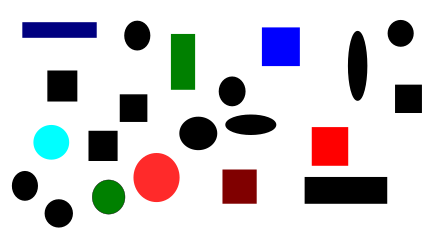
#> input picture EDA/Practices/Pr6/ejemplo_color.png, 433 x 232 px
$ jupyter execute --allow-errors Practica6.ipynb   (shell and % lines are left out)
#> lines starting #> are read from the running program, lines starting #| are printed output that depends on the picture
<h1 align="center">Práctica 6. MF-sets</h1>
<h3 style="display:block; margin-top:5px;" align="center">Estructuras de datos</h3>
<h3 style="display:block; margin-top:5px;" align="center">2026-2027</h3>
<h3 style="display:block; margin-top:5px;" align="center">Universitat Politècnica de València</h3>
<br>

**Pon/poned aquí tú/vuestros nombre(s):**
Aleksey Odnokloubov

## Índice
- ### [Introducción y objetivos](#intro)
- ### [Actividad 1: Contar componentes 4-conectadas y el nº pixels.](#act1)
- ### [Actividad 2: Obtener las *bounding boxes*](#act2)
- ### [Actividad 3: (ampliación opcional) Clasificar figuras](#act3)

<a id='intro'></a>
## Introducción: Objetivos de la práctica

El objetivo de esta práctica es utilizar la estructura de datos [MF-sets](https://en.wikipedia.org/wiki/Disjoint-set_data_structure) para contabilizar el número de manchas de tinta [4-conectadas](https://en.wikipedia.org/wiki/Pixel_connectivity#4-connected) en una imagen (en blanco y negro, aunque se podría trabajar con escalas de gris o color) y algunas de sus características (nº de píxels y la caja que las engloba o [bounding box](https://en.wikipedia.org/wiki/Minimum_bounding_rectangle)). Esta tarea está muy relacionada con un problema llamado [Connected-component labeling (enlace a wikipedia)](https://en.wikipedia.org/wiki/Connected-component_labeling).

### Etiquetado de componentes conexas (connected-component labeling)

Este problema, muy útil en el campo de [Computer vision](https://en.wikipedia.org/wiki/Computer_vision), consiste en etiquetar los pixels de una imagen de manera que todos los pixels de cada componente 4-conectada de la imagen compartan una misma etiqueta (y que cada componente tenga una etiqueta diferente).

En la figura siguiente puedes ver la diferencia entre 8-conectado (izquierda) y 4-conectado (derecha):

> **Nota:** En esta práctica solamente vamos a trabajar con componentes 4-conectadas, pero no sería difícil adaptarlo al caso de imágenes 8-conectadas, bastaría con considerar también los vecinos en diagonal.

La siguiente figura ilustra el *Connected-component labeling*:

- A la izquierda tenemos la imagen original en blanco y negro de la que queremos identificar sus componentes 4-conectadas y asociarles un identificador único.
- A su derecha vemos la misma imagen donde, a cada pixel, se le ha asociado una etiqueta (1,2,4,5,7) de modo que cada componente 4-conectada tiene todos sus pixels con la misma etiqueta.

Existen varias formas de resolver este problema. Se podrían utilizar [algoritmos de recorridos de grafos](https://en.wikipedia.org/wiki/Graph_traversal#Graph_traversal_algorithms) como el [BFS](https://en.wikipedia.org/wiki/Breadth-first_search) o el [DFS](https://en.wikipedia.org/wiki/Depth-first_search), pero en esta práctica vamos a utilizar MF-sets y, más concretamente, el algoritmo de [Hoshen-Kopelman](https://en.wikipedia.org/wiki/Hoshen%E2%80%93Kopelman_algorithm)

La idea del algoritmo de Hoshen-Kopelman consiste en recorrer toda la imagen de arriba a abajo y, para cada fila, de izquierda a derecha. Nos detenemos únicamente en los pixels de tinta, que llamaremos el pixel *actual* en la descripción que sigue. Dado el pixel actual, observamos a dos de sus vecinos:

- El pixel que está **arriba** del actual.
- El pixel que está a la **izquierda** del actual.

> **Cuestión:** ¿Por qué es suficiente ver esos 2 pixels y no se comprueba el que tiene debajo ni el que tiene a su derecha?
> Porque como vamos recorriendo cada fila de arriba abajo entonces solo nos hace falta mirar estas dos para ver si están conectadas a las de más.

Entonces pueden suceder estos tres casos:

1. **Ninguno de los pixels vecinos tiene tinta:** En ese caso asociamos al pixel actual un identificador/etiqueta nuevo/a. Para ello podemos tener un contador con el que ir generando  identificadores (devolvemos ese valor y luego incrementamos el contador).
2. **Solamente uno de los vecinos tiene tinta, el otro no:** Copiamos el identificador/etiqueta del vecino al pixel actual.
3. **Los dos vecinos tienen tinta:** en ese caso nos copiamos uno de los dos identificadores pero, además, queremos que ambos identificadores se consideren a partir de ahora como formando parte de la misma componente 4-conectada. Si los dos vecinos tienen tinta, asignamos al píxel actual una de las dos etiquetas. Además, si las etiquetas pertenecen a clases de equivalencia diferentes, debemos fusionar dichas clases mediante la operación `merge` del MF-set.

Veamos cómo cargar una imagen en Python y qué aspecto tendría el algoritmo que etiqueta los pixels:

## Cómo cargar y manipular imágenes con la biblioteca `PIL.Image`:

El módulo `PIL` [(ver el siguiente enlace)](https://pillow.readthedocs.io/en/stable/) permite cargar, manipular y guardar imágenes en diferentes formatos. Veamos cómo cargar una imagen, lo primero es importarlo:

[cell 1]
import matplotlib.pyplot as plt
from PIL import Image

Ahora vamos a utilizar la clase `Image` de la biblioteca [PIL](https://pillow.readthedocs.io/en/3.1.x/reference/Image.html). Lo más sencillo es cargar una imagen con `Image.open`:

[cell 2]
img = Image.open("ejemplo_color.png")
#> img is the input picture: PIL image 433x232 RGBA; mean R, G, B, A 209.5, 206, 208.4, 255
plt.figure(dpi=125) # para que lo muestre un poco más grande
plt.imshow(img)
print(type(img))
#| <class 'PIL.PngImagePlugin.PngImageFile'>
p = img.load() # pixel access
print(type(p))
#| <class 'PixelAccess'>

Veamos cómo se puede obtener el tamaño de la imagen:

[cell 3]
width, height = img.size
print(f'imagen de talla {width} de ancho por {height} de alto')
#| imagen de talla 433 de ancho por 232 de alto

Podemos consultar el contenido de la imagen con el método `getpixel` o directamente con `[h,v]` aplicado a un objeto *pixel access*. El método `getpixel` recibe un sólo parámetro con una coordenada (una tupla) y devuelve un valor que depende del modo de la imagen. Para ver el modo de la imagen podemos hacer esto:

[cell 4]
print(f'imagen con modo {img.mode}')
#| imagen con modo RGBA

Al tratarse del modo RGBA cada pixel vendrá dado por una tupla con 4 valores:

[cell 5]
coordenada = (275,47)
pixel = img.getpixel(coordenada)
#> pixel = (0, 0, 255, 255)
print(pixel) # (0, 0, 255, 255) color azul
#| (0, 0, 255, 255)
pixel = p[150,180] # otra forma, usando p que es un pixel access de img
#> pixel = (255, 42, 42, 255)
print(pixel) # (255, 42, 42, 255) pixel rojo del círculo rojo
#| (255, 42, 42, 255)

Podemos convertir la imagen a grises así:

[cell 6]
gray_img = img.convert('I') # pasamos a escala de grises valores enteros
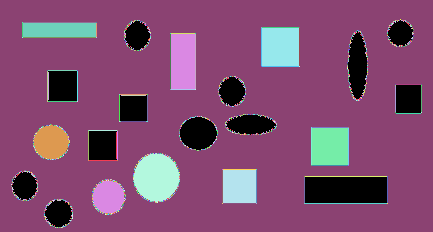
#> gray_img: PIL image 433x232 I; 251 distinct labels, from 0 to 255; one colour per label, 0 black
plt.figure(dpi=125) # para que lo muestre un poco más grande
plt.imshow(gray_img)
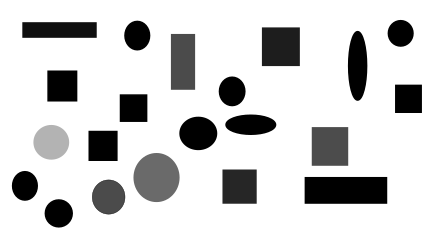
#> shown: shape (232, 433, 4); mean R, G, B, A 207.3, 207.3, 207.3, 255

[cell 7]
pixel = gray_img.getpixel(coordenada)
#> pixel = 29
#> (the rest of the program and of its run is left out)
